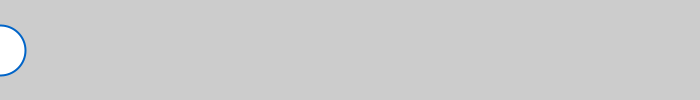
Frame 1 (no input)
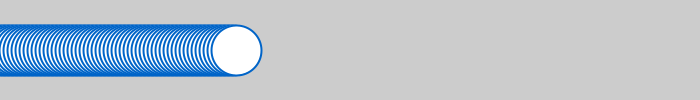
Frame 60 (the mouse pressed at the canvas centre just before this capture)
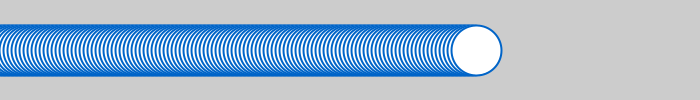
Frame 120 (the mouse held since frame 60 and released just before this capture)

The Processing sketch that drew these frames (run headless with seeded random() and noise(); from frame 60 on, the mouse is pressed at the canvas centre):

// Processing sketch: Variables
// ── Variables.pde
// This is about strokes and variables

// Define a decimal number (float) variable x
float x = 0;

void setup() {
  
  size (700,100);
  
  //This turns off strokes
  //noStroke();
  
}

void draw() {
  
  //This defines stroke color
  stroke(0, 100, 200);
  
  //Stroke width
  strokeWeight(2);
  
  ellipse(x,50,50,50);
  
  x = x+4;
}

/* TRY
- Use x in as many places as possible!
- Or maybe you want to use x/2 or x/3 or x/50
*/
